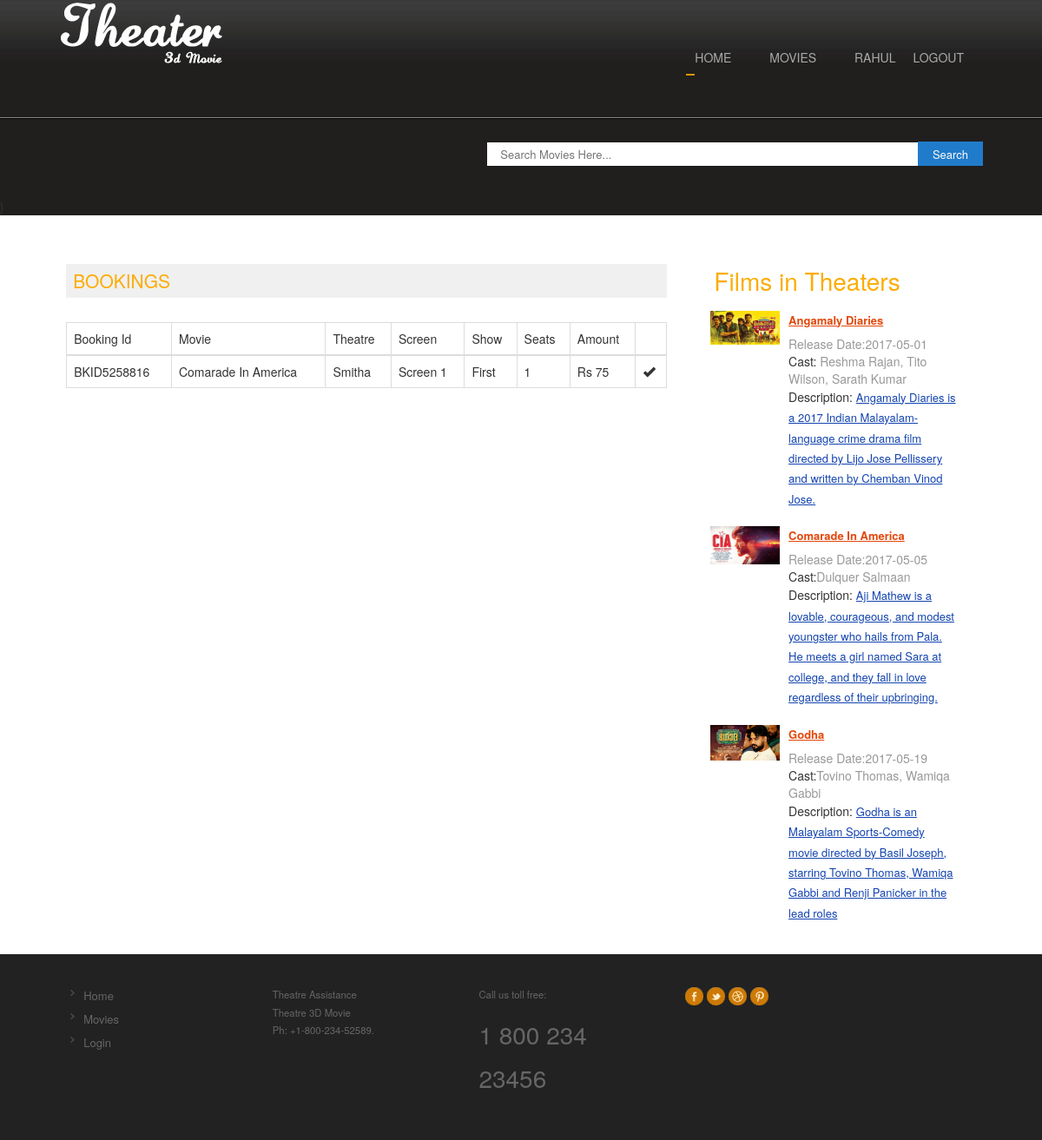
/profile.php (signed in), run on the app's committed database.
### tables this page shows
CREATE TABLE IF NOT EXISTS `tbl_registration` (
  `user_id` int(11) NOT NULL AUTO_INCREMENT,
  `name` varchar(50) NOT NULL,
  `email` varchar(50) NOT NULL,
  `phone` varchar(12) NOT NULL,
  `age` int(2) NOT NULL,
  `gender` varchar(10) NOT NULL,
  PRIMARY KEY (`user_id`)
);

CREATE TABLE IF NOT EXISTS `tbl_bookings` (
  `book_id` int(11) NOT NULL AUTO_INCREMENT,
  `ticket_id` varchar(30) NOT NULL,
  `t_id` int(11) NOT NULL COMMENT 'theater id',
  `user_id` int(11) NOT NULL,
  `show_id` int(11) NOT NULL,
  `screen_id` int(11) NOT NULL,
  `no_seats` int(3) NOT NULL COMMENT 'number of seats',
  `amount` int(5) NOT NULL,
  `ticket_date` date NOT NULL,
  `date` date NOT NULL,
  `status` int(1) NOT NULL,
  PRIMARY KEY (`book_id`)
);

CREATE TABLE IF NOT EXISTS `tbl_movie` (
  `movie_id` int(11) NOT NULL AUTO_INCREMENT,
  `t_id` int(11) NOT NULL COMMENT 'theatre id',
  `movie_name` varchar(100) NOT NULL,
  `cast` varchar(500) NOT NULL,
  `desc` varchar(1000) NOT NULL,
  `release_date` date NOT NULL,
  `image` varchar(200) NOT NULL,
  `video_url` varchar(200) NOT NULL,
  `status` int(1) NOT NULL COMMENT '0 means active ',
  PRIMARY KEY (`movie_id`)
);

CREATE TABLE IF NOT EXISTS `tbl_theatre` (
  `id` int(11) NOT NULL AUTO_INCREMENT,
  `name` varchar(100) NOT NULL,
  `address` varchar(100) NOT NULL,
  `place` varchar(100) NOT NULL,
  `state` varchar(50) NOT NULL,
  `pin` int(11) NOT NULL,
  PRIMARY KEY (`id`)
);

CREATE TABLE IF NOT EXISTS `tbl_screens` (
  `screen_id` int(11) NOT NULL AUTO_INCREMENT,
  `t_id` int(11) NOT NULL COMMENT 'theatre id',
  `screen_name` varchar(110) NOT NULL,
  `seats` int(11) NOT NULL COMMENT 'number of seats',
  `charge` int(11) NOT NULL,
  PRIMARY KEY (`screen_id`)
);

CREATE TABLE IF NOT EXISTS `tbl_show_time` (
  `st_id` int(11) NOT NULL AUTO_INCREMENT,
  `screen_id` int(11) NOT NULL,
  `name` varchar(40) NOT NULL COMMENT 'noon,second,etc',
  `start_time` time NOT NULL,
  PRIMARY KEY (`st_id`)
);

### profile.php (the view, shortened to what this page needs)
<?php include('header.php');
	?>
<div class="content">
	<div class="wrap">
		<div class="content-top">
				<div class="section group">
					<div class="about span_1_of_2">
						<h3>BOOKINGS</h3>
						<?php
				$bk=mysqli_query($con,"select * from tbl_bookings where user_id='".$_SESSION['user']."'");
				if(mysqli_num_rows($bk))
				{
					?>
					<table class="table table-bordered">
						<thead>
						<th>Booking Id</th>
						<th>Movie</th>
						<th>Theatre</th>
						<th>Screen</th>
						<th>Show</th>
						<th>Seats</th>
						<th>Amount</th>
						<th></th>
						</thead>
						<tbody>
						<?php
						while($bkg=mysqli_fetch_array($bk))
						{
							$m=mysqli_query($con,"select * from tbl_movie where movie_id=(select movie_id from tbl_shows where s_id='".$bkg['show_id']."')");
							$mov=mysqli_fetch_array($m);
							$s=mysqli_query($con,"select * from tbl_screens where screen_id='".$bkg['screen_id']."'");
							$srn=mysqli_fetch_array($s);
							$tt=mysqli_query($con,"select * from tbl_theatre where id='".$bkg['t_id']."'");
							$thr=mysqli_fetch_array($tt);
							$st=mysqli_query($con,"select * from tbl_show_time where st_id=(select st_id from tbl_shows where s_id='".$bkg['show_id']."')");
							$stm=mysqli_fetch_array($st);
							?>
							<tr>
								<td>
									<?php echo $bkg['ticket_id'];?>
								</td>
								<td>
									<?php echo $mov['movie_name'];?>
								</td>
								<td>
									<?php echo $thr['name'];?>
								</td>
								<td>
									<?php echo $srn['screen_name'];?>
								</td>
								<td>
									<?php echo $stm['name'];?>
								</td>
								<td>
									<?php echo $bkg['no_seats'];?>
								</td>
								<td>
									Rs <?php echo $bkg['amount'];?>
								</td>
								<td>
									<?php  if($bkg['ticket_date']<date('Y-m-d'))
									{
										?>
										<i class="glyphicon glyphicon-ok"></i>
										<?php
									}
									else
									{?>
									<a href="cancel.php?id=<?php echo $bkg['book_id'];?>">Cancel</a>
									<?php
									}
									?>
								</td>
							</tr>
							<?php
						}
						?></tbody>
					</table>
					<?php
				}
				else
				{
					?>
					<h3>No Previous Bookings</h3>
					<?php
				}
				?>
					</div>
				<?php include('movie_sidebar.php');?>
			</div>
			</div>
	</div>
</div>
<?php include('footer.php');?>

### header.php (shortened to what this page needs)
<?php
include('config.php');
?>
<!DOCTYPE HTML>
<html>
<head>
<link rel="stylesheet" href="css/style.css" type="text/css" media="all" />
<link rel="stylesheet" href="css/flexslider.css" type="text/css" media="all" />
<link type="text/css" rel="stylesheet" href="http://www.dreamtemplate.com/dreamcodes/tabs/css/tsc_tabs.css" />
<link rel="stylesheet" href="css/tsc_tabs.css" type="text/css" media="all" />
<link rel="stylesheet" href="https://maxcdn.bootstrapcdn.com/bootstrap/3.3.7/css/bootstrap.min.css">
</head>
<body>
<div class="header">
	<div class="header-top">
		<div class="wrap">
			<div class="h-logo">
			<a href="index.php"><img src="images/logo.png" alt=""/></a>
		</div>
			  <div class="nav-wrap">
					<ul class="group" id="example-one">
			           <li><a href="index.php">Home</a></li>
			  		   <li><a href="movies_events.php">Movies</a></li>
			  		   <li><?php if(isset($_SESSION['user'])){
			  		   $us=mysqli_query($con,"select * from tbl_registration where user_id='".$_SESSION['user']."'");
        $user=mysqli_fetch_array($us);?><a href="profile.php"><?php echo $user['name'];?></a><a href="logout.php">Logout</a><?php }else{?><a href="login.php">Login</a><?php }?></li>
			        </ul>
			  </div>
   		</div>
    </div>
<div class="block">
	<div class="wrap">
        <form action="process_search.php" id="reservation-form" method="post" onsubmit="myFunction()">
		       <fieldset>
		       	<div class="field" >
                                <input type="text" placeholder="Search Movies Here..." style="height:27px;width:500px"  required id="search111" name="search">
                                <input type="submit" value="Search" style="height:28px;padding-top:4px" id="button111">
    </div>
		       </fieldset>
            </form>
   </div>
</div>

### movie_sidebar.php (shortened to what this page needs)
<div class="listview_1_of_3 images_1_of_3">
	<h3>Films in Theaters</h3>
	<?php
      	$qry2=mysqli_query($con,"select * from  tbl_movie where status='0' order by rand() limit 3");
      	  while($m=mysqli_fetch_array($qry2))
               {
                ?>
        <div class="content-left">
	<div class="listimg listimg_1_of_2">
		 <a href="about.php?id=<?php echo $m['movie_id'];?>"><img src="<?php echo $m['image'];?>"></a>
	</div>
	<div class="text list_1_of_2">
		  <div class="extra-wrap1">
                                     <a href="about.php?id=<?php echo $m['movie_id'];?>" class="link4"><?php echo $m['movie_name'];?></a><br>
                                    <span class="data">Release Date:<?php echo $m['release_date'];?></span><br>
                                    Cast:<Span class="data"><?php echo $m['cast'];?></span><br>
                                    Description: <span" class="color2"><?php echo $m['desc'];?></span><br>
                                </div>
	</div>
</div>
   <?php
   	}
   	?>
</div>

### css/style.css (style rules this page uses)
html,body,div,span,applet,object,iframe,h1,h2,h3,h4,h5,h6,p,blockquote,pre,a,abbr,acronym,address,big,cite,code,del,dfn,em,img,ins,kbd,q,s,samp,small,strike,strong,sub,sup,tt,var,b,u,i,dl,dt,dd,ol,nav ul,nav li,fieldset,form,label,legend,table,caption,tbody,tfoot,thead,tr,th,td,article,aside,canvas,details,embed,figure,figcaption,footer,header,hgroup,menu,nav,output,ruby,section,summary,time,mark,audio,video { margin:0;padding:0;border:0;font-size:100%;font:inherit;vertical-align:baseline; }
ol,ul { list-style:none;margin:0;padding:0; }
table { border-collapse:collapse;border-spacing:0; }
a { text-decoration:none; }
img { max-width:100%; }
body { font-family: 'AmbleRegular'; background:#fff; }
.header { background: url(../images/hd-bg.png); }
.header-top { border-bottom: 2px ridge #333; }
.wrap { width:80%; margin:0 auto; }
.nav-wrap { float: right; width: 67%; margin: 50px auto; }
.nav-wrap ul { float:right; }
.group:after { visibility: hidden; display: block; content: ""; clear: both; height: 0; }
#example-one { margin: 0 auto; list-style: none; position: relative; }
#example-one li { display: inline-block; margin-right: 20px; }
#example-one a { color: #aaa; font-size: 14px; float: left; padding: 6px 10px 4px 10px; text-decoration: none; text-transform: uppercase; }
.h-logo { float:left; }
.block { margin-top: 20px; }
#reservation-form { float:right; margin-top:6px; }
#reservation-form .field { float:left; }
#reservation-form .field { display: block; height: 55px; font-size: 13px; color: #FAC9A9; margin-bottom: 10px; }
.content { background:#fff; padding: 20px 0; }
.listview_1_of_3 { display: block; float:left; margin: 0% 0 0% 1.6%; }
.listview_1_of_3 h3 { color:#FCAC03; font-size:2em; margin-bottom:5%; }
.data { color: #989898; margin-bottom: 1px; }
.listimg { display: block; float:left; }
.text { display: block; float:left; margin: 0% 0 7% 3.6%; }
.images_1_of_3 { width: 29.2%; padding:1.5%; }
.listimg_1_of_2 { width:28.2%; }
.list_1_of_2 { width: 68.2%; }
.images_1_of_3 img { max-width:100%; display:block; }
.link4 { font-weight: bold; color: #E3480B; display: inline-block; font-size: 13px; margin-bottom: 4%; text-decoration:underline; }
.color2 { text-decoration: underline; font-size:13px; line-height:1.8em; color:#1344B0; }
.content-top h3 { color: #FCAC03; font-size: 2em; padding: 1.5%; }
.about { display: block; float:left; }
.about:first-child { margin-left: 0; }
.span_1_of_2 { width: 67.1%; padding:1.5%; }
a { color:#888; font-size:13px; line-height:1.5em; }
.span_1_of_2 h3 { color:#FCAC03; font-size:1.5em; margin-bottom:4%; background:#f0f0f0; padding: 8px; }
@media only screen and (max-width:1280px) and (min-width:1024px) { .wrap { width:90%; } }

### footer.php (style rules this page uses)
.content { padding-bottom:0px !important; }
#search111 { padding:8px 15px; background-color:#fff; border:0px solid #dbdbdb; }
#button111 { position:relative; padding:6px 15px; left:-8px; border:2px solid #207cca; background-color:#207cca; color:#fafafa; }

### data on the page
tbl_registration: name "RAHUL"
tbl_bookings: ticket "BKID5258816", tbl_movie.movie_name "Comarade In America", tbl_theatre.name "Smitha", screen.screen_name "Screen 1", tbl_show_time.name "First", no_seats "1", amount "75"
tbl_movie: image (picture), movie_name "Angamaly Diaries", release_date "2017-05-01", cast "Reshma Rajan, Tito Wilson, Sarath Kumar", desc "Angamaly Diaries is a 2017 Indian Malayalam-language crime drama film directed by Lijo Jose Pellissery and written by Chemban Vinod Jose."
tbl_movie: image (picture), movie_name "Comarade In America", release_date "2017-05-05", cast "Dulquer Salmaan", desc "Aji Mathew is a lovable, courageous, and modest youngster who hails from Pala. He meets a girl named Sara at college, and they fall in love regardless of their upbringing."
tbl_movie: image (picture), movie_name "Godha", release_date "2017-05-19", cast "Tovino Thomas, Wamiqa Gabbi", desc "Godha is an Malayalam Sports-Comedy movie directed by Basil Joseph, starring Tovino Thomas, Wamiqa Gabbi and Renji Panicker in the lead roles"
